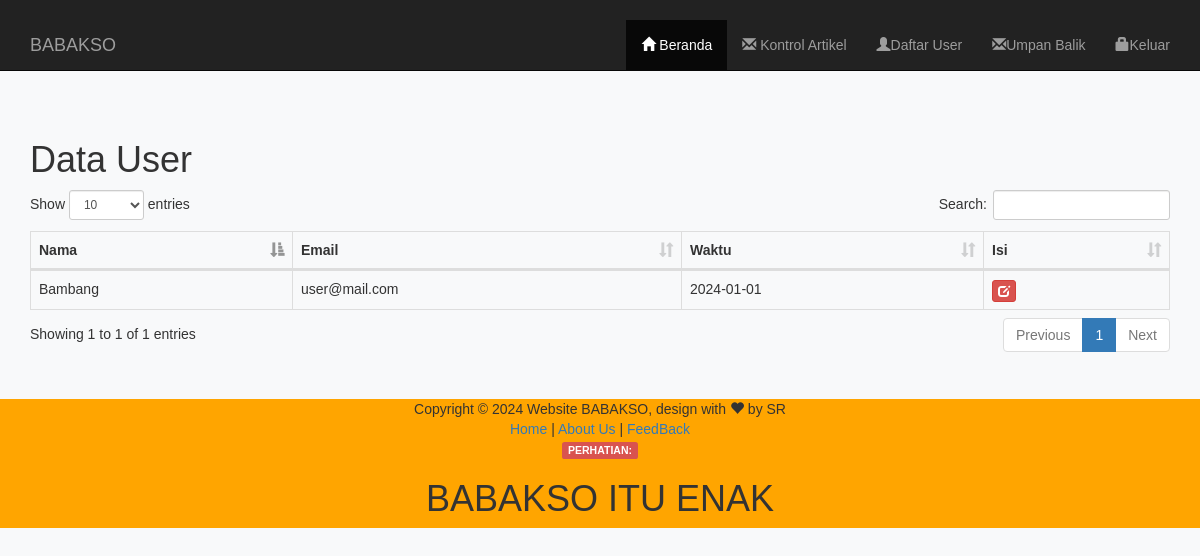
Screenshot of /Admin/umpan-balik.php (signed in) with the database file from the repository.
### tables this page shows
CREATE TABLE `feedback` (
  `id` int(11) NOT NULL,
  `nama` varchar(50) NOT NULL,
  `mail` varchar(50) NOT NULL,
  `isi` text NOT NULL,
  `waktu` date NOT NULL
);

### Admin/umpan-balik.php (the view)
<?php include "header.php"; ?>
<div class="container">
    <div class="row">
        <div class="col-md-12">
        <h1>Data User</h1>
        <table id="dataTables" class="table table-bordered">
        <thead>
            <tr>
                <th>Nama</th><th>Email</th><th>Waktu</th>
                <th>Isi</th>
            </tr>
        </thead>
        <tbody>
        <?php
        include "../koneksi.php";
        $sql=$koneksi->query("select * from feedback order by id DESC");
        while($row= $sql->fetch_assoc()){
        ?>
            <tr>
                <td><?php echo $row['nama']?></td>
                <td><?php echo $row['mail']?></td>
                <td><?php echo $row['waktu']?></td>
                <td>
                <a href="feedback.php?id=<?php echo $row['id']?>">
                    <button class="btn btn-xs btn-danger glyphicon glyphicon-edit"></button>
                </a>
                </td>
            </tr>
        <?php
        }
        ?>
        </tbody>
        </table>
        </div>
    </div>
</div>
<?php include "foter.php";?>

### Admin/header.php (style rules this page uses)
body { padding-top: 60px; }

### rows the page displays
feedback: nama "Bambang", mail "user@mail.com", waktu "2024-01-01"

### other values shown
date ('Y') "2024"
